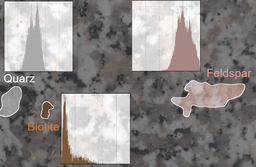
#> input picture granite/samples.png, 256 x 167 px, shrunk from 1000 x 651 before the run
$ python autocorellation.py
#> lines starting #> are read from the running program, lines starting #| are printed output that depends on the picture
import numpy as np
import matplotlib.pyplot as plt
from PIL import Image

def DiscreteFourier(f):
    """Computes the Fourier coefficients c (complex 1D array)
    for a  given 1D-signal f"""
    N=len(f)
    c=[]
    for k in range(0,N-1):
        Sum=0
        for l in range(N-1):
            Sum+=f[l]*np.exp((-2)*np.pi*(1j)*k*l/N)
        c.append(Sum/N)
    return np.array(c)

def InverseFourier(F):
    """Computes the signal from a given spectrum"""
    N=len(F)
    f=[]
    for k in range(0,N-1):
        Sum=0
        for l in range(N-1):
            Sum+=F[l]*np.exp((2)*np.pi*(1j)*k*l/N)
        f.append(Sum/N)
    return np.array(f).real/np.pi

#MAIN
#User Inputs
fn=input("Filename:")
#> the answer given: samples.png
scale=float(input("Length of the image (mm):"))
#> the answer given: 3

#Read image
raw_image = Image.open("./"+fn)
#> raw_image is the input picture: PIL image 256x167 RGBA; mean R, G, B, A 141.8, 138, 136.8, 255
image = raw_image.convert('L')
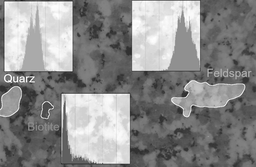
#> image: PIL image 256x167 L; min 28, max 255, mean 139
data=np.asarray(image)

#Calculate the spectrum for every row and average the spectra
PSDFs=[]
for row in data:
  row=row-np.mean(row)
  F=DiscreteFourier(row)
  PSDFs.append(F*np.conjugate(F))
#> after the loop, PSDFs = 167 items
PSDF_avg=np.sum(PSDFs,axis=0)/len(PSDFs)
ACF=InverseFourier(PSDF_avg)
#> in InverseFourier, `N=len(F)`: N = 255
#> after the loop in InverseFourier, `for k in range(0,N-1):`: f = 254 items
#> ACF = 254 values, max 2.62 at index 0, min -1.14 at index 187, mean -0.00947


#Corellation length
#..is the length at which the ACF decreased to 1/e=0.3678 of its starting value
i=0
while ACF[i]>ACF[0]*0.3679:
    i+=1
#> this loop made 14 passes
#> after the loop, i = 14
Lcorrel_px=(i-1)+(ACF[0]*0.3679-ACF[i-1])/(ACF[i]-ACF[i-1])
#> Lcorrel_px = 13.43
Lcorrel_mm=Lcorrel_px*scale/len(data[0])
#> Lcorrel_mm = 0.157


#Outputs
print("Correlation length:", round(Lcorrel_mm,1), "mm")
#| Correlation length: 0.2 mm
print("Grain size", round(Lcorrel_mm*3.5,1),"+-",round(Lcorrel_mm,1),"mm")
#| Grain size 0.6 +- 0.2 mm
plt.plot(np.linspace(0,scale,len(ACF)),ACF)
plt.plot([0,Lcorrel_mm,Lcorrel_mm],[ACF[0]*0.3679,ACF[0]*0.3679,-ACF[0]],color="gray",linestyle="dashed")
plt.xlabel(u"Shift (mm)")
plt.ylabel("ACF (1)")
plt.ylim([min(ACF),max(ACF)])
plt.xlim([0,scale/2])
plt.show()
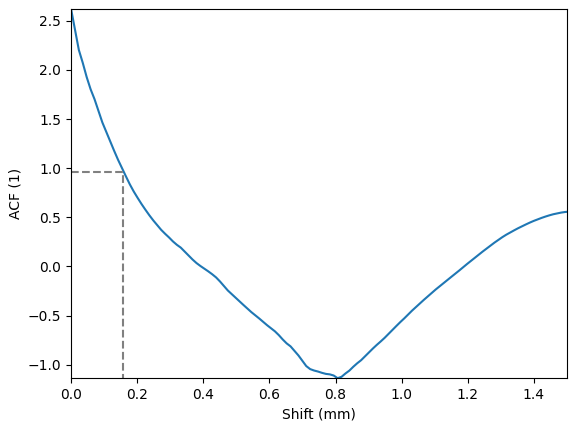
#> figure drawn by matplotlib, 1 panel; curve peaks at x = 0, y = 2.62

$ run again, on granite/granit_9cm.png
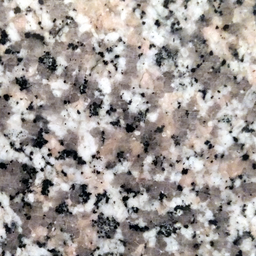
#> input picture granite/granit_9cm.png, 256 x 256 px, shrunk from 1000 x 1000 before the run
#> raw_image is the input picture: PIL image 256x256 RGB; mean R, G, B 161.5, 155.2, 152.2
#> after the loop `for row in data:`: PSDFs = 256 items
#> in InverseFourier, `N=len(F)`: N = 255
#> after the loop in InverseFourier, `for k in range(0,N-1):`: f = 254 items
#> ACF = 254 values, max 3.42 at index 0, min -0.286 at index 21, mean -0.0119
#> the loop `while ACF[i]>ACF[0]*0.3679:` made 5 passes
#> after the loop `while ACF[i]>ACF[0]*0.3679:`: i = 5
#> Lcorrel_px = 4.6
#> Lcorrel_mm = 0.0539
#| Correlation length: 0.1 mm
#| Grain size 0.2 +- 0.1 mm
#> `plt.show()`:
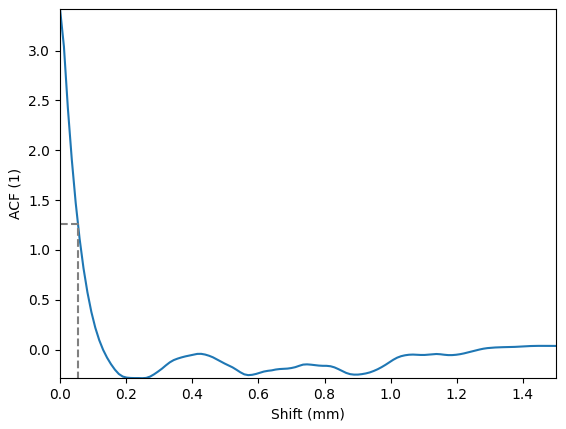
#> figure drawn by matplotlib, 1 panel; curve peaks at x = 0, y = 3.42
